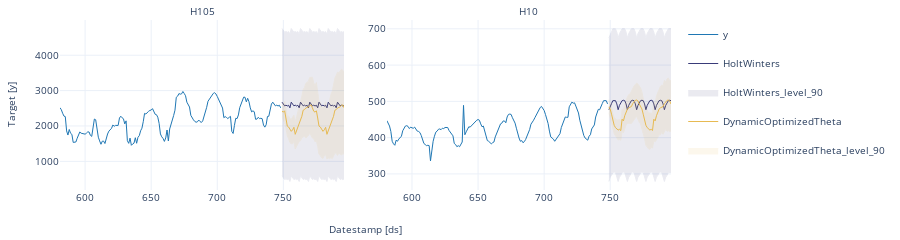

The code cell stored with this chart in its notebook:
### Markdown cell above
The `StatsForecast.plot` allows for further customization. For example, plot the results of the different models and unique ids.

### Code cell
# Plot to unique_ids and some selected models
sf.plot(Y_df, forecasts_df, models=["HoltWinters","DynamicOptimizedTheta"], unique_ids=["H10", "H105"], level=[90])
